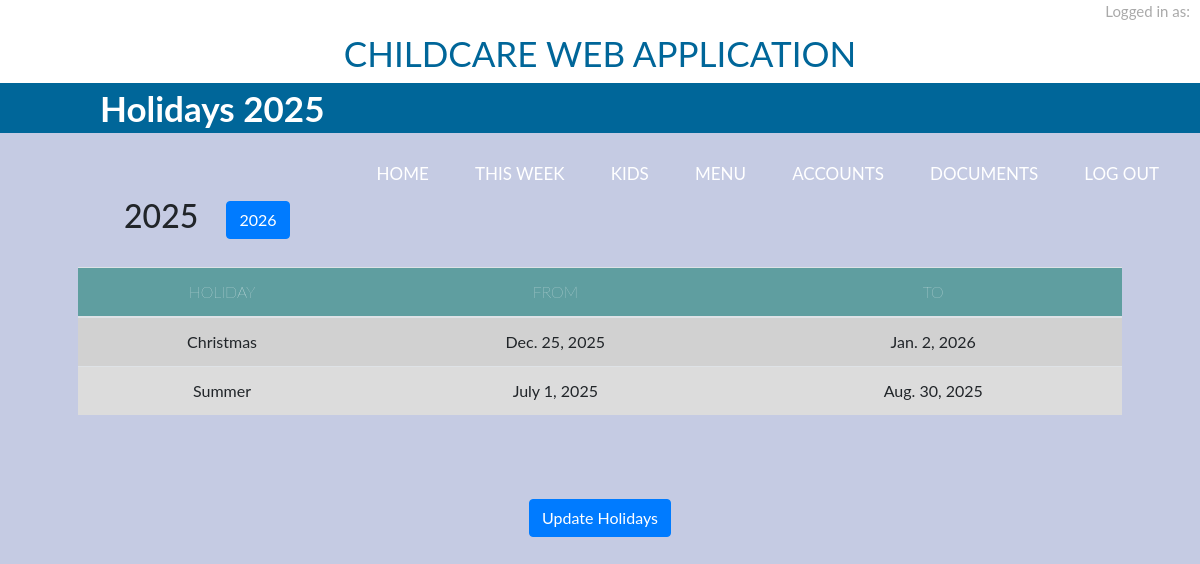
The page /holidays on the database its author committed.
### creche/models.py (models this page shows, shortened)
class Holidays(models.Model):
    holiday = models.CharField(max_length=20)
    datefrom = models.DateField()
    dateto = models.DateField()

### creche/views.py (the view)
# urls.py: path('holidays', views.holidays, name = 'holidays'),
def holidays(request):
    now = datetime.now()
    year = now.year
    nextyear = year + 1
    display = year
    context = {
        "year": year,
        "nextyear": nextyear,
        "hols": Holidays.objects.all(),
        "displayYear": display
    }
    return render(request, 'Holidays/holidays.html', context)

### templates/Holidays/holidays.html (shortened to what this page needs)
{% extends "main_layout.html" %}
{% block page %}
    Holidays {{year}}
{% endblock %}
{% block menuoptions%}
    <li class="nav-item"><a class="nav-link" href="/main">Home</a></li>
    <li class="nav-item"><a class="nav-link" href="/thisWeek">This Week</a></li>
    <li class="nav-item"><a class="nav-link" href="/kids">Kids</a></li>
    <li class="nav-item"><a class="nav-link" href="/menu">Menu</a></li>
    <li class="nav-item"><a class="nav-link" href="/accounts">Accounts</a></li>
    <li class="nav-item"><a class="nav-link" href="/paperwork">Documents</a></li>
    <li class="nav-item"><a class="nav-link" href="{% url 'logout' %}">Log Out</a></li>
{% endblock %}
{% block content %}
<center>
  <h2>
    <form action="{% url 'holidaysNextYear' %}" method="post">
        {{year}}
        <button class="btn btn-primary" type="submit" name = "nextyear" value = "NextYear" style ="margin:20px;" >{{nextyear}}</button>
    </form>
  </h2>
</center>
    <thead class = "thead-light">
        <table class="table table-striped">
            <thead>
                <tr>
                          <th scope="col">HOLIDAY</th>
                          <th scope="col">FROM</th>
                          <th scope="col">TO</th>
                </tr>
            </thead>
      <tbody>
              {% for holiday in hols %}
              {% if holiday.datefrom.year == year %}
              <tr>
                <td>{{ holiday.holiday }}</td>
                <td>{{ holiday.datefrom }}</td>
                <td>{{ holiday.dateto }}</td>
              </tr>
              {% endif %}
              {% endfor %}
      </tbody>
    </table>
    <br><br>
    <form action="{% url 'holidaysUpdate' %}" method="post">
      <p align ="center">
        <button class="btn btn-primary" type="submit" name = "submit" value = "Update" style ="margin:20px;">Update Holidays</button>
      </p>
    </form>
{% endblock %}

### static/main_layout.css (style rules this page uses)
body { background-color: #c5cbe3; font-family: montserrat; }
* { padding: 0; margin: 0; text-decoration: none; list-style: none; box-sizing: border-box; }
nav ul li { display: inline-block; line-height: 50px; margin: 0 5px; }
nav ul li a { color: white; font-size:17px; padding: 7px 13px; border-radius: 3px; text-transform: uppercase; }
table, thead, tr, tbody, th, td { text-align: center; vertical-align: center; }
th { color: white; font-weight: lighter; background-color: cadetblue; }
thead { position:sticky; top:0; }
tbody { background: gainsboro; }

### static/verticaltabs.css (style rules this page uses)
* { box-sizing: border-box }
body { font-family: "Lato", sans-serif; }

### rows shown on the page
Holidays: holiday "Christmas", datefrom "Dec. 25, 2025", dateto "Jan. 2, 2026"
Holidays: holiday "Summer", datefrom "July 1, 2025", dateto "Aug. 30, 2025"
